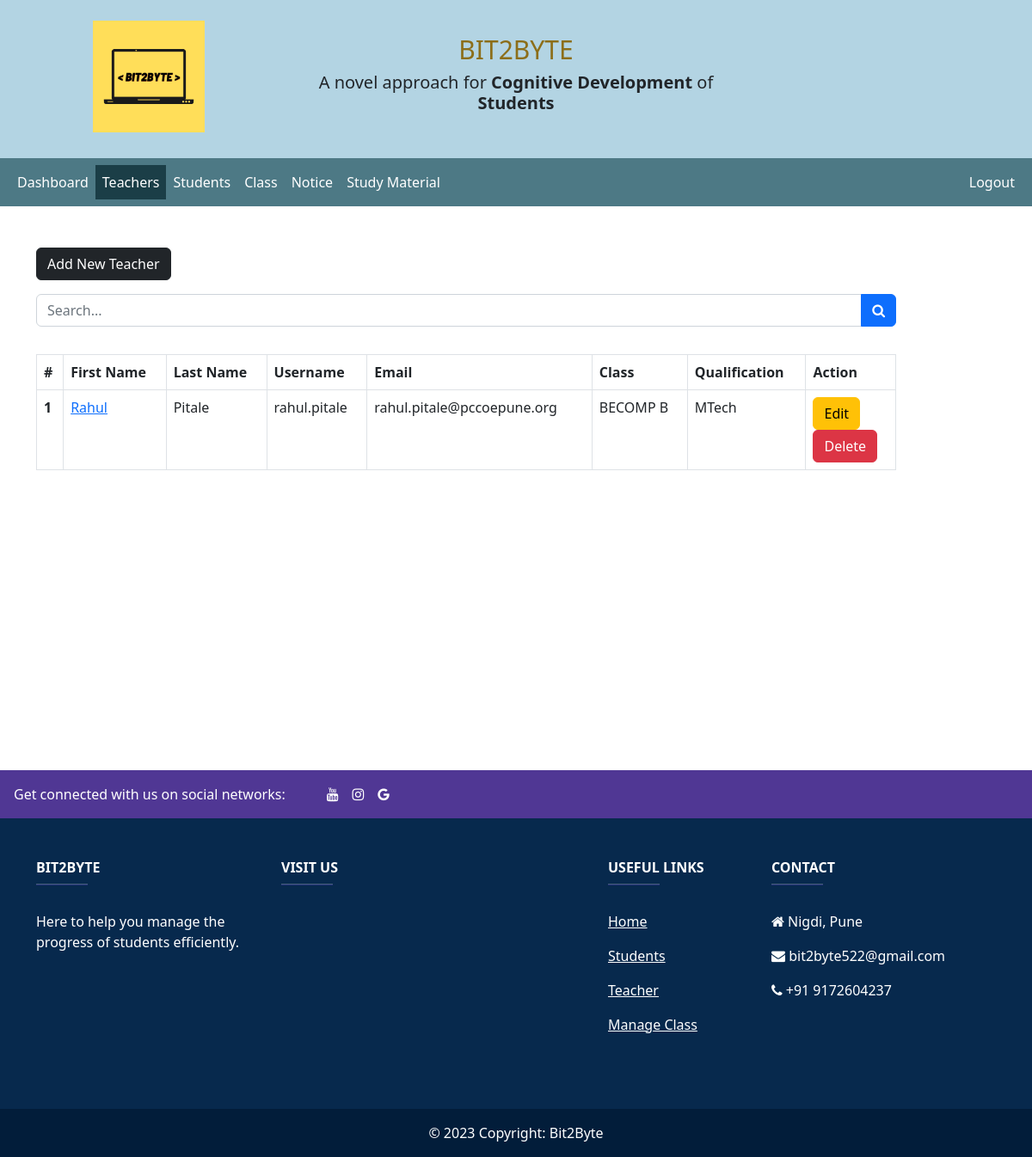
Page /admin/teacher.php (signed in) on the committed database.
### tables this page shows
CREATE TABLE `teachers` (
  `teacher_id` int(11) NOT NULL,
  `username` varchar(127) NOT NULL,
  `password` varchar(255) NOT NULL,
  `fname` varchar(127) NOT NULL,
  `lname` varchar(127) NOT NULL,
  `section` varchar(10) NOT NULL,
  `address` varchar(31) NOT NULL,
  `employee_number` int(11) NOT NULL,
  `date_of_birth` date DEFAULT NULL,
  `phone_number` varchar(31) NOT NULL,
  `qualification` varchar(127) NOT NULL,
  `gender` varchar(7) NOT NULL,
  `email_address` varchar(255) NOT NULL,
  `date_of_joined` datetime NOT NULL DEFAULT CURRENT_TIMESTAMP
);

CREATE TABLE `class` (
  `class_id` int(11) NOT NULL,
  `class_name` varchar(30) NOT NULL
);

CREATE TABLE `section` (
  `section_id` int(11) NOT NULL,
  `section` varchar(7) NOT NULL,
  `class_id` int(11) NOT NULL,
  `teacher` int(11) NOT NULL
);

### admin/data/teacher.php (called while the page is built, shortened)
<?php
function getAllTeachers($conn){
   $sql = "SELECT * FROM teachers";
   $stmt = $conn->prepare($sql);
   $stmt->execute();
   if ($stmt->rowCount() >= 1) {
     $teachers = $stmt->fetchAll();
     return $teachers;
   }else {
   	return 0;
   }
}

### admin/data/section.php (called while the page is built, shortened)
<?php
function getSectionById($section_id, $conn){
   $sql = "SELECT * FROM section
           WHERE section_id=?";
   $stmt = $conn->prepare($sql);
   $stmt->execute([$section_id]);
   if ($stmt->rowCount() == 1) {
     $section = $stmt->fetch();
     return $section;
   }else {
    return 0;
   }
}

### admin/data/class.php (called while the page is built, shortened)
<?php
function getClassById($class_id, $conn){
   $sql = "SELECT * FROM class
           WHERE class_id=?";
   $stmt = $conn->prepare($sql);
   $stmt->execute([$class_id]);
   if ($stmt->rowCount() == 1) {
     $class = $stmt->fetch();
     return $class;
   }else {
    return 0;
   }
}

### admin/teacher.php (the view, shortened to what this page needs)
<?php
if (isset($_SESSION['admin_id']) &&
    isset($_SESSION['role'])) {
    if ($_SESSION['role'] == 'Admin') {
       include "../DB_connection.php";
       include "data/teacher.php";
       include "data/class.php";
       include "data/section.php";
       $teachers = getAllTeachers($conn);
 ?>
<!DOCTYPE html>
<html lang="en">
<head>
	<link rel="stylesheet" href="https://cdn.jsdelivr.net/npm/bootstrap@5.2.0/dist/css/bootstrap.min.css">
	<link rel="stylesheet" href="../css/style.css">
  <link rel="stylesheet" href="https://cdnjs.cloudflare.com/ajax/libs/font-awesome/4.7.0/css/font-awesome.min.css">
</head>
<body>
    <?php
    include "header.php";
        include "inc/navbar.php";
        if ($teachers != 0) {
     ?>
     <div class="container mt-5" style="min-height:70vh;">
        <a href="teacher-add.php"
           class="btn btn-dark">Add New Teacher</a>
           <form action="teacher-search.php"
                 class="mt-3 n-table"
                 method="get">
             <div class="input-group mb-3">
                <input type="text"
                       class="form-control"
                       name="searchKey"
                       placeholder="Search...">
                <button class="btn btn-primary">
                        <i class="fa fa-search"
                           aria-hidden="true"></i>
                      </button>
             </div>
           </form>
           <div class="table-responsive">
              <table class="table table-bordered mt-3 n-table">
                <thead>
                  <tr>
                    <th scope="col">#</th>
                    <th scope="col">First Name</th>
                    <th scope="col">Last Name</th>
                    <th scope="col">Username</th>
                    <th scope="col">Email</th>
                    <th scope="col">Class</th>
                    <th scope="col">Qualification</th>
                    <th scope="col">Action</th>
                  </tr>
                </thead>
                <tbody>
                  <?php $i = 0; foreach ($teachers as $teacher ) {
                    $i++;  ?>
                  <tr>
                    <th><?=$i?></th>
                    <td><a href="teacher-view.php?teacher_id=<?=$teacher['teacher_id']?>">
                         <?=$teacher['fname']?></a></td>
                    <td><?=$teacher['lname']?></td>
                    <td><?=$teacher['username']?></td>
                    <td><?=$teacher['email_address']?></td>
                    <td>
                           <?php
                           $section = getSectionById($teacher['section'], $conn);
                           if($section == 0)
                           {
                              echo 'No class allocated';
                           }
                           else{
                              $class = getClassById($section['class_id'], $conn);
                              echo $class['class_name'].' '.$section['section'];
                           }
                        ?>
                    </td>
                    <td><?=$teacher['qualification']?></td>
                    <td>
                        <a href="teacher-edit.php?teacher_id=<?=$teacher['teacher_id']?>"
                           class="btn btn-warning">Edit</a><br/>
                        <a href="teacher-delete.php?teacher_id=<?=$teacher['teacher_id']?>"
                           class="btn btn-danger">Delete</a>
                    </td>
                  </tr>
                <?php } ?>
                </tbody>
              </table>
           </div>
         <?php } ?>
     </div>
<br/><br/>
    <?php
    include "footer.php"
    ?>
</body>
</html>
<?php
  }else {
    header("Location: ../login.php");
    exit;
  }
}else {
	header("Location: ../login.php");
	exit;
}
?>

### css/style.css (style rules this page uses)
.n-table { width: 1000px; }

### rows in the picture
teachers: fname "Rahul", lname "Pitale", username "rahul.pitale", email_address "rahul.pitale@pccoepune.org", class.class_name "BECOMP", section.section "B", qualification "MTech"
